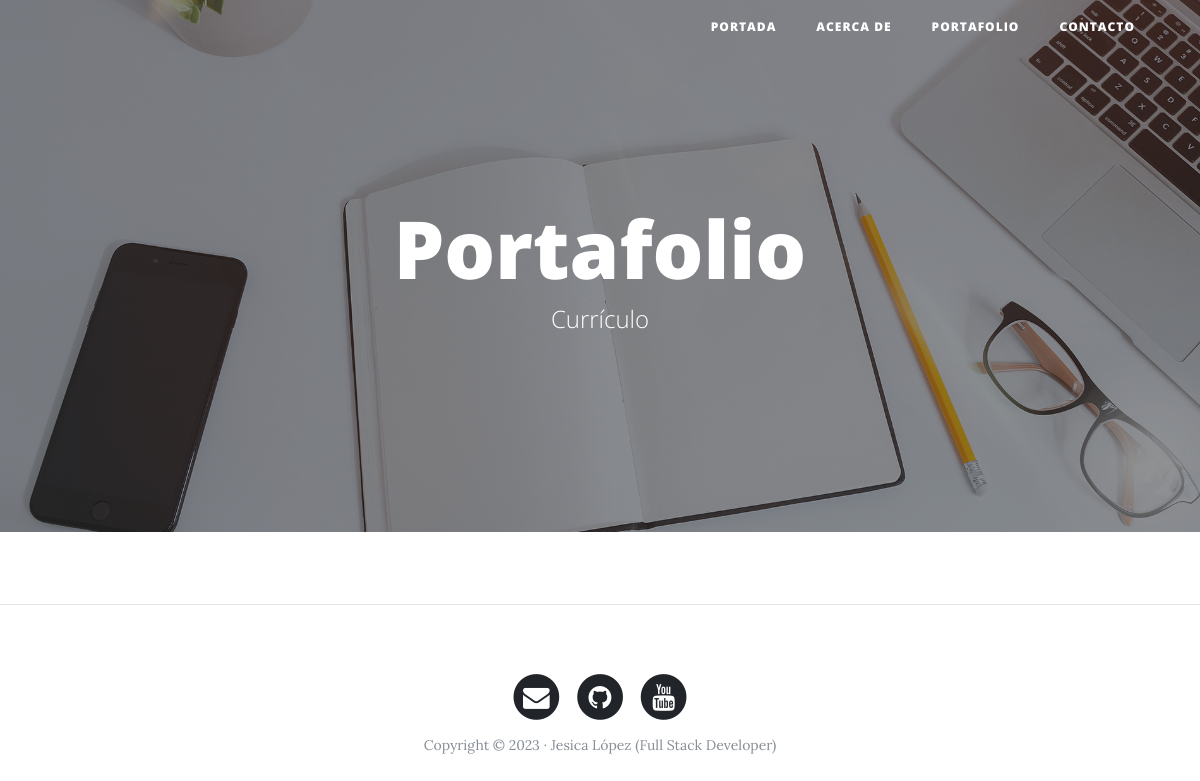
/portfolio/, run on an earlier commit of the app's database.
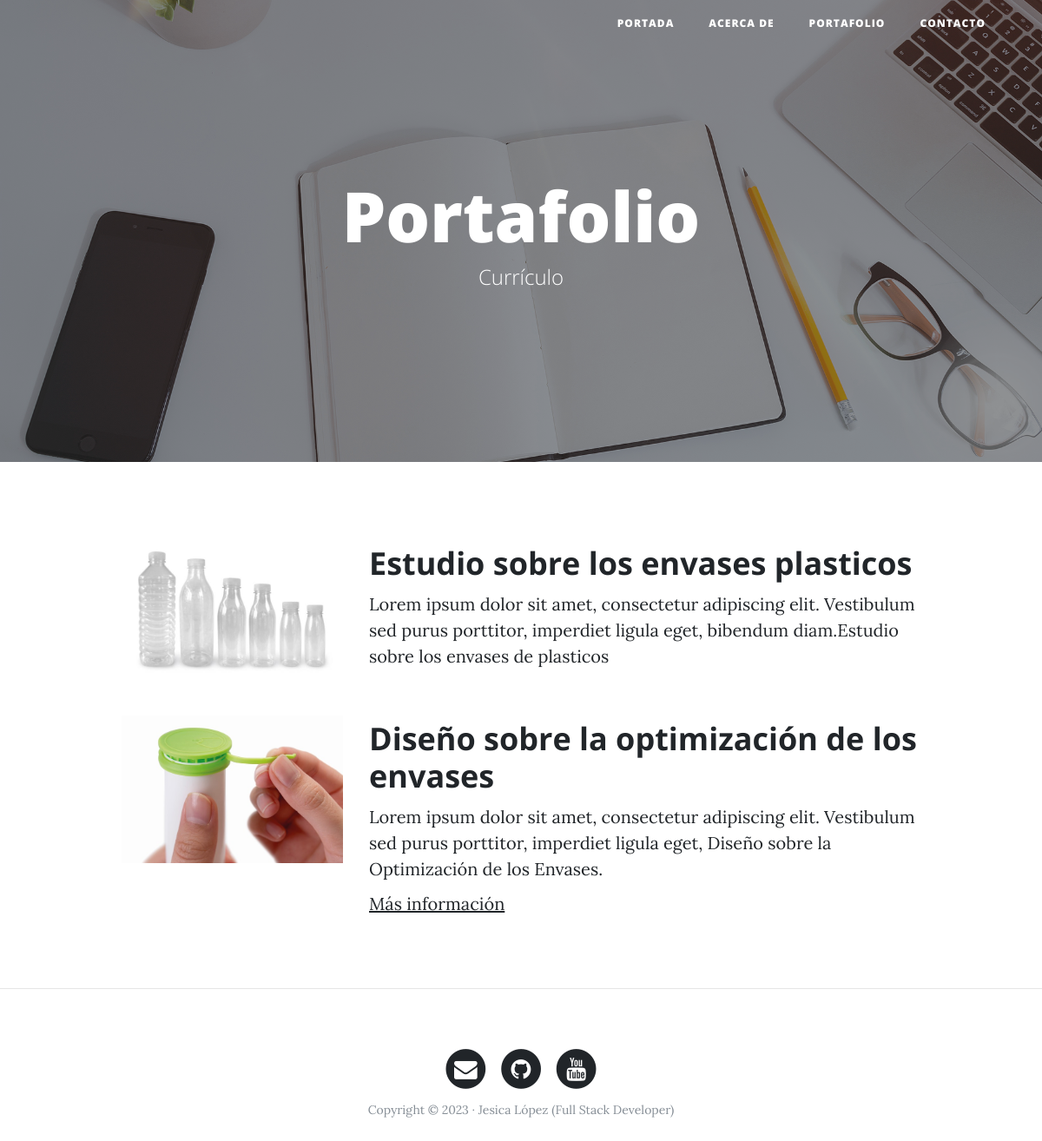
And on a later commit of the database.
### portfolio/models.py (models this page shows, shortened)
class Project(models.Model):
    title = models.CharField(max_length=200, verbose_name= "Título")
    description = models.TextField(verbose_name="Descripción")
    image = models.ImageField(verbose_name="Imagen", upload_to="projects")
    created = models.DateTimeField(auto_now_add=True, verbose_name="Fecha de creación")
    updated = models.DateTimeField(auto_now=True, verbose_name="Fecha de edición")
    url_link = models.URLField( max_length=200, blank=True, null=True, verbose_name="Dirección web")
    class Meta:
        verbose_name = "proyecto"
        verbose_name_plural = "proyectos"
        ordering = ["-created"]

### portfolio/views.py (the view)
# urls.py: path('portfolio/', portfolio_views.portfolio, name="portfolio"),
def portfolio(request):
    projects = Project.objects.all()
    return render(request,'portfolio/portfolio.html', {'projects':projects})

### portfolio/templates/portfolio/portfolio.html (shortened to what this page needs)
{% extends 'core/base.html' %}
{% block background %}{%load static %}{% static 'core/img/portfolio-bg.jpg' %}{% endblock %}
{% block headers %}
<h1>Portafolio</h1>
<span class="subheading">Currículo</span>
{% endblock %}
{% block content %}
    {%for project in projects %}
        <div class="row project">
            <div class="col-lg-3 col-md-4 offset-lg-1">
                <img class="img-fluid" src="{{project.image.url}}" alt="">
            </div>
            <div class="col-lg-7 col-md-8">
                <h2 class="section-heading title">{{project.title}}</h2>
            <p>{{project.description}}</p>
            {%if project.url_link %}
            <p><a href="{{project.url_link}}">Más información</a></p>
            {% endif %}
            </div>
        </div>
    {% endfor %}
{% endblock %}

### core/templates/core/base.html (shortened to what this page needs)
<!DOCTYPE html>
<html lang="es">
  <head>
    {% load static %}
    <link href="{% static 'core/vendor/bootstrap/css/bootstrap.min.css' %}" rel="stylesheet">
    <link href="{% static 'core/vendor/font-awesome/css/font-awesome.min.css'%}" rel="stylesheet" type="text/css">
    <link href="{% static 'core/css/clean-blog.min.css'%}" rel="stylesheet">
  </head>
  <body>
    <nav class="navbar navbar-expand-lg navbar-light fixed-top" id="mainNav">
      <div class="container">
        <a class="navbar-brand" href="{% url 'home' %}">
        </a>
        <div class="collapse navbar-collapse" id="navbarResponsive">
          <ul class="navbar-nav ml-auto">
            <li class="nav-item">
              <a class="nav-link" href="{% url 'home' %}">Portada</a>
            </li>
            <li class="nav-item">
              <a class="nav-link" href="{% url 'about' %}">Acerca de</a>
            </li>
            <li class="nav-item">
              <a class="nav-link" href="{% url 'portfolio' %}">Portafolio</a>
            </li>
            <li class="nav-item">
              <a class="nav-link" href="{% url 'contact' %}">Contacto</a>
            </li>
          </ul>
        </div>
      </div>
    </nav>
    <header class="masthead" style="background-image: url('{% block background %}{% endblock %}')">
      <div class="overlay"></div>
      <div class="container">
        <div class="row">
          <div class="col-lg-8 col-md-10 mx-auto">
            <div class="site-heading">
              {% block headers %}{% endblock %}
            </div>
          </div>
        </div>
      </div>
    </header>
    <div class="container">
        {% block content %}{% endblock %}
    </div>
    {%if request.path != "/"%}<hr>{% endif %}
    <footer>
      <div class="container">
        <div class="row">
          <div class="col-lg-8 col-md-10 mx-auto">
            <ul class="list-inline text-center">
              <li class="list-inline-item">
                <a href="#">
                  <span class="fa-stack fa-lg">
                    <i class="fa fa-circle fa-stack-2x"></i>
                    <i class="fa fa-envelope fa-stack-1x fa-inverse"></i>
                  </span>
                </a>
              </li>
              <li class="list-inline-item">
                <a href="#">
                  <span class="fa-stack fa-lg">
                    <i class="fa fa-circle fa-stack-2x"></i>
                    <i class="fa fa-github fa-stack-1x fa-inverse"></i>
                  </span>
                </a>
              </li>
              <li class="list-inline-item">
                <a href="#">
                  <span class="fa-stack fa-lg">
                    <i class="fa fa-circle fa-stack-2x"></i>
                    <i class="fa fa-youtube fa-stack-1x fa-inverse"></i>
                  </span>
                </a>
              </li>
            </ul>
            <p class="copyright text-muted">Copyright &copy; 2023 · Jesica López (Full Stack Developer) </p>
          </div>
        </div>
      </div>
    </footer>
  </body>
</html>

What changed in the data, as far as the page shows it:
added Project: image (picture), title "Estudio sobre los envases plasticos", description "Lorem ipsum dolor sit amet, consectetur adipiscing elit. Vestibulum sed purus porttitor, imperdiet ligula eget, bibendum diam.Estudio sobre los envases de plasticos"
added Project: image (picture), title "Diseño sobre la optimización de los envases", description "Lorem ipsum dolor sit amet, consectetur adipiscing elit. Vestibulum sed purus porttitor, imperdiet ligula eget, Diseño sobre la Optimización de los Envases."
